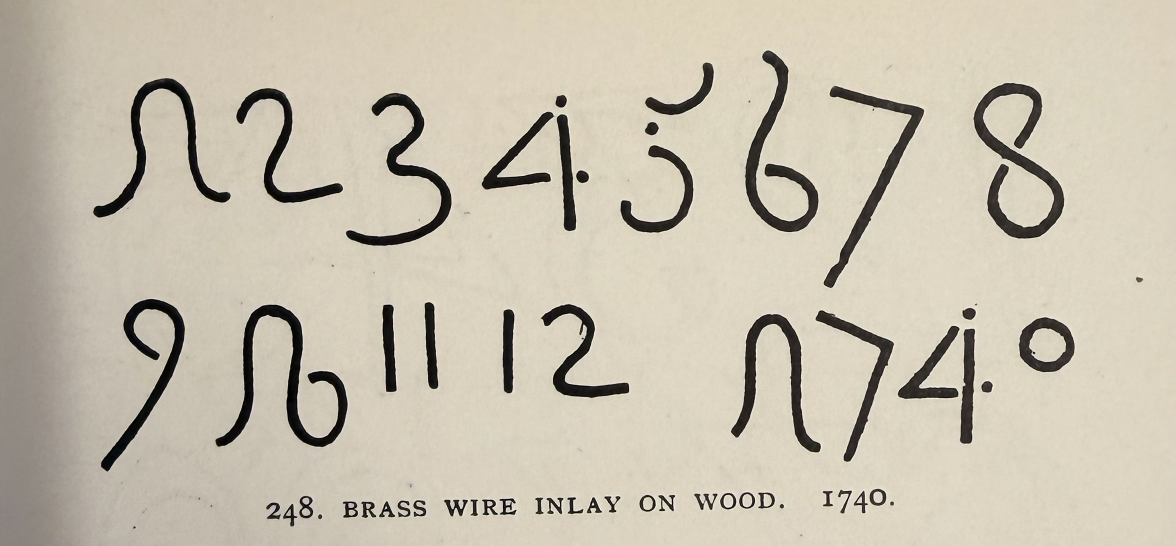
#> input picture Type/sample.jpeg, 2352 x 1092 px, found by its file name (shown at 1/2 size)
$ python extract.py
#> lines starting #> are read from the running program, lines starting #| are printed output that depends on the picture; after the words box and inside, x2 and y2 are one past the last pixel; in counts of white or black regions, pixels touching at a corner belong together
"""
Pull the wire off the plate.

Binarise, split into connected pieces, thin each piece to a one-pixel
centreline, then walk that centreline into ordered polylines — cutting at every
junction, so a glyph that crosses itself comes back as separate lengths of wire.

What falls out is the path the smith actually bent, at the size he actually bent
it, which is the only honest source for letters this plate never shows. The
letters are then assembled out of these pieces rather than redrawn in their
manner.

    python3 farm/type/extract.py   ->   src/type/plate.ts
"""
import json
import sys
import numpy as np
from PIL import Image
from scipy import ndimage

SRC = "Type/sample.jpeg"
OUT = "src/type/plate.ts"

# One em is one figure height. Row baselines are where the figures in that row
# sit; keeping them separate preserves the plate's own unevenness for free.
EM = 300.0
BASELINE = {0: 468.0, 1: 890.0}

# id -> (name, row). Read off the plate; see farm/type/_map.py to regenerate
# the labelled overlay if the source image is ever replaced.
PIECES = {
    3:  ("one.arch",      0),   # the 1 — an arch, legs and all
    6:  ("two",           0),
    7:  ("three",         0),
    11: ("four.bent",     0),   # diagonal + mitre + bar, one wire
    12: ("four.stem",     0),
    8:  ("four.rivet",    0),
    14: ("five.bowl",     0),
    2:  ("five.crook",    0),
    13: ("five.rivet",    0),
    1:  ("six",           0),   # long sweep into a circular bulb
    5:  ("seven",         0),   # bar + mitre + long diagonal
    4:  ("eight",         0),
    23: ("nine",          1),   # bulb + long straight tail
    28: ("ten",           1),   # an n and a b, joined
    29: ("bar.tall",      1),
    24: ("bar.tall.b",    1),
    31: ("bar.short",     1),
    27: ("two.alt",       1),
    33: ("one.arch.b",    1),
    32: ("seven.b",       1),
    35: ("four.bent.b",   1),
    36: ("four.stem.b",   1),
    34: ("ring",          1),   # the 0 — a true circle with a seam
}


# --------------------------------------------------------------------------
# thinning
# --------------------------------------------------------------------------

def thin(m):
    """Zhang-Suen. Erodes to a one-pixel spine without breaking connectivity."""
    m = m.astype(np.uint8).copy()
    while True:
        changed = False
        for step in (0, 1):
            p = np.pad(m, 1)
            P2 = p[:-2, 1:-1]; P3 = p[:-2, 2:]; P4 = p[1:-1, 2:]; P5 = p[2:, 2:]
            P6 = p[2:, 1:-1];  P7 = p[2:, :-2]; P8 = p[1:-1, :-2]; P9 = p[:-2, :-2]
            seq = [P2, P3, P4, P5, P6, P7, P8, P9, P2]
            B = sum(seq[:8])
            A = sum(((seq[i] == 0) & (seq[i + 1] == 1)).astype(np.uint8) for i in range(8))
            if step == 0:
                c = (P2 * P4 * P6 == 0) & (P4 * P6 * P8 == 0)
            else:
                c = (P2 * P4 * P8 == 0) & (P2 * P6 * P8 == 0)
            kill = (m == 1) & (B >= 2) & (B <= 6) & (A == 1) & c
            if kill.any():
                m[kill] = 0
                changed = True
        if not changed:
            return m.astype(bool)


NB = [(-1, -1), (-1, 0), (-1, 1), (0, -1), (0, 1), (1, -1), (1, 0), (1, 1)]
# the 8 neighbours in ring order, for the crossing number
RING = [(-1, 0), (-1, 1), (0, 1), (1, 1), (1, 0), (1, -1), (0, -1), (-1, -1)]


def crossings(pts, p):
    """
    How many separate arms leave this pixel.

    Counting neighbours directly does not work: a thinned diagonal is a
    staircase, and a pixel on one has an orthogonal neighbour AND a diagonal
    one on the same side, which reads as three arms and cuts a straight run
    into pieces. Counting 0->1 transitions around the ring instead groups
    touching neighbours into one arm, so a middle pixel scores 2 wherever it
    sits and only a genuine crossing scores more.
    """
    r = [(p[0] + dy, p[1] + dx) in pts for dy, dx in RING]
    return sum(1 for i in range(8) if not r[i] and r[(i + 1) % 8])


def walk(skel):
    """
    Split the spine into ordered polylines, cut at every crossing.

    A closed loop like the 0 has no ends and no crossings, so it is broken at
    an arbitrary pixel and comes back as one path that finishes where it began.
    """
    pts = {(int(y), int(x)) for y, x in zip(*np.nonzero(skel))}
    nodes = {p for p in pts if crossings(pts, p) != 2}
    paths, seen = [], set()

    def step_from(b):
        return [(b[0] + dy, b[1] + dx) for dy, dx in NB
                if (b[0] + dy, b[1] + dx) in pts
                and frozenset((b, (b[0] + dy, b[1] + dx))) not in seen]

    def run(a, b):
        path = [a, b]
        seen.add(frozenset((a, b)))
        while b not in nodes:
            nxt = step_from(b)
            if not nxt:
                break
            # prefer the orthogonal step so a staircase is walked in order
            nxt.sort(key=lambda q: abs(q[0] - b[0]) + abs(q[1] - b[1]))
            seen.add(frozenset((b, nxt[0])))
            path.append(nxt[0])
            b = nxt[0]
        return path

    for a in nodes:
        for dy, dx in NB:
            b = (a[0] + dy, a[1] + dx)
            if b in pts and frozenset((a, b)) not in seen:
                paths.append(run(a, b))

    # whatever is left has no ends and no crossings: a ring
    for a in sorted(pts):
        nxt = step_from(a)
        if nxt:
            paths.append(run(a, nxt[0]))
    return paths


def rejoin(paths, stroke):
    """
    Put the smith's strokes back together across the crossings.

    Cutting at every junction is right for finding pieces but wrong for
    describing them: where the 6's loop closes onto its own stem, or the 8
    crosses at the waist, one continuous bend comes back as four stubs. At each
    crossing the two ends that carry on in the same direction are the same
    piece of wire, so pair the incident ends by how nearly anti-parallel their
    tangents are, and splice. What is left is what was actually bent — which is
    then cut deliberately, by arc length, when the letters are assembled.
    """
    ends = []          # (cluster key, path index, which end)
    def tip(p, at_end):
        q = p[::-1] if at_end else p
        k = min(len(q) - 1, max(2, int(stroke)))
        return np.array(q[0], float), np.array(q[0], float) - np.array(q[k], float)

    for i, p in enumerate(paths):
        for e in (0, 1):
            ends.append([i, e, *tip(p, e == 1)])

    # cluster ends that sit on the same crossing
    groups = []
    used = [False] * len(ends)
    for i, a in enumerate(ends):
        if used[i]:
            continue
        g = [i]; used[i] = True
        for j in range(i + 1, len(ends)):
            if not used[j] and np.hypot(*(ends[j][2] - a[2])) <= stroke * 1.9:
                g.append(j); used[j] = True
        if len(g) > 1:
            groups.append(g)

    mate = {}
    for g in groups:
        free = list(g)
        while len(free) >= 2:
            best, score = None, 0.35     # must be a real carry-through, not a corner
            for x in range(len(free)):
                for y in range(x + 1, len(free)):
                    a, b = ends[free[x]], ends[free[y]]
                    if a[0] == b[0] and len(paths[a[0]]) < 6:
                        continue
                    da = a[3] / (np.linalg.norm(a[3]) or 1)
                    db = b[3] / (np.linalg.norm(b[3]) or 1)
                    v = -float(da @ db)
                    if v > score:
                        best, score = (x, y), v
            if not best:
                break
            x, y = best
            mate[(ends[free[x]][0], ends[free[x]][1])] = (ends[free[y]][0], ends[free[y]][1])
            mate[(ends[free[y]][0], ends[free[y]][1])] = (ends[free[x]][0], ends[free[x]][1])
            for k in sorted((x, y), reverse=True):
                free.pop(k)

    out, done = [], set()
    for i in range(len(paths)):
        if i in done:
            continue
        # walk back to an open end so the chain is traversed once, in order
        cur, side = i, 0
        guard = 0
        while (cur, side) in mate and mate[(cur, side)][0] not in done and guard < 64:
            nxt = mate[(cur, side)]
            if nxt[0] == i:
                break
            cur, side = nxt[0], 1 - nxt[1]
            guard += 1
        chain, at = [], (cur, side)
        guard = 0
        while at and at[0] not in done and guard < 64:
            j, e = at
            done.add(j)
            seg = paths[j][::-1] if e == 1 else paths[j]
            chain.extend(seg if not chain else seg[1:])
            at = mate.get((j, 1 - e))
            guard += 1
        out.append(chain)
    return out


def prune(paths, stroke):
    """Thinning grows whiskers at every cut end. Anything shorter than the wire
    is thick is a whisker, not a piece."""
    out = []
    for p in paths:
        L = sum(np.hypot(p[i][0] - p[i - 1][0], p[i][1] - p[i - 1][1]) for i in range(1, len(p)))
        if L >= stroke * 1.6:
            out.append(p)
    return out


def smooth(pts, passes=6):
    a = np.asarray(pts, dtype=float)
    closed = np.hypot(*(a[0] - a[-1])) < 2.5
    for _ in range(passes):
        b = a.copy()
        b[1:-1] = (a[:-2] + 2 * a[1:-1] + a[2:]) / 4
        if closed:
            b[0] = b[-1] = (a[-2] + 2 * a[0] + a[1]) / 4
        a = b
    return a


def resample(a, step):
    d = np.r_[0, np.cumsum(np.hypot(*np.diff(a, axis=0).T))]
    if d[-1] < step:
        return a
    t = np.arange(0, d[-1], step)
    t = np.r_[t, d[-1]]
    return np.c_[np.interp(t, d, a[:, 0]), np.interp(t, d, a[:, 1])]


# --------------------------------------------------------------------------

im = np.asarray(Image.open(SRC).convert("L"), dtype=np.uint8)
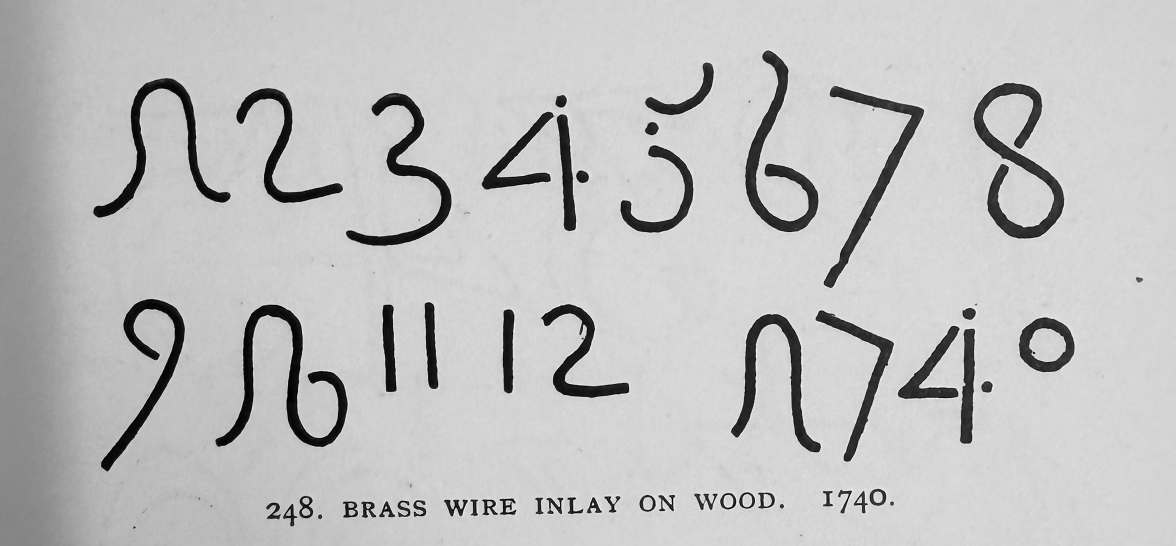
#> im: shape (1092, 2352) (shown at 1/2 size); min 0, max 254, mean 191.9
ink = im < 140
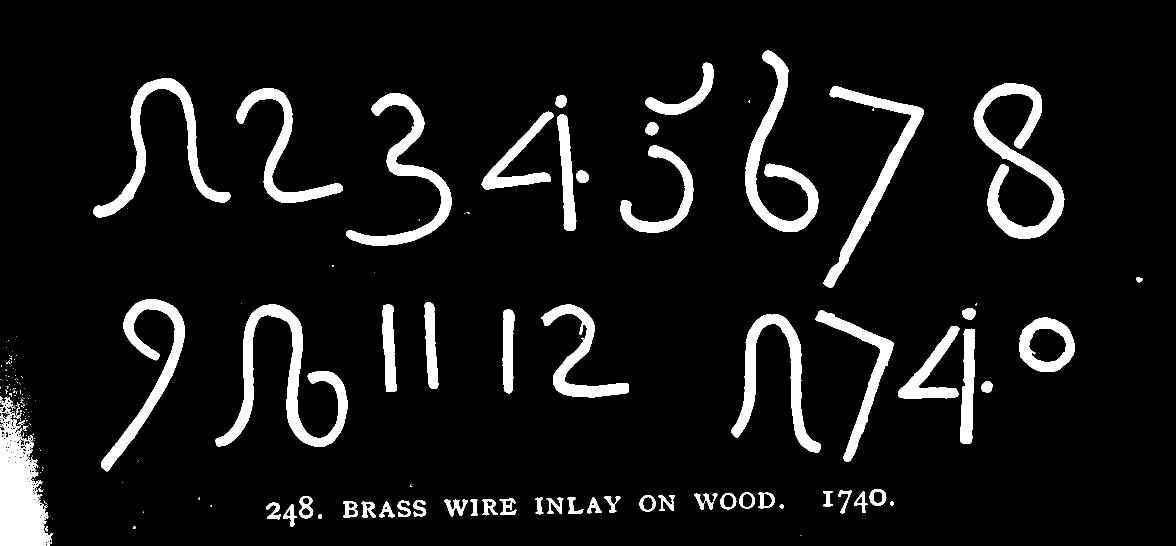
#> ink: shape (1092, 2352) bool (shown at 1/2 size); 8.2% white; 236 white regions (163 under 20 px), largest, box (x1, y1, x2, y2) and area: (0, 830, 106, 1092) 16876, (431, 609, 695, 894) 16695, (1947, 166, 2129, 477) 16272
ink[930:, :] = False
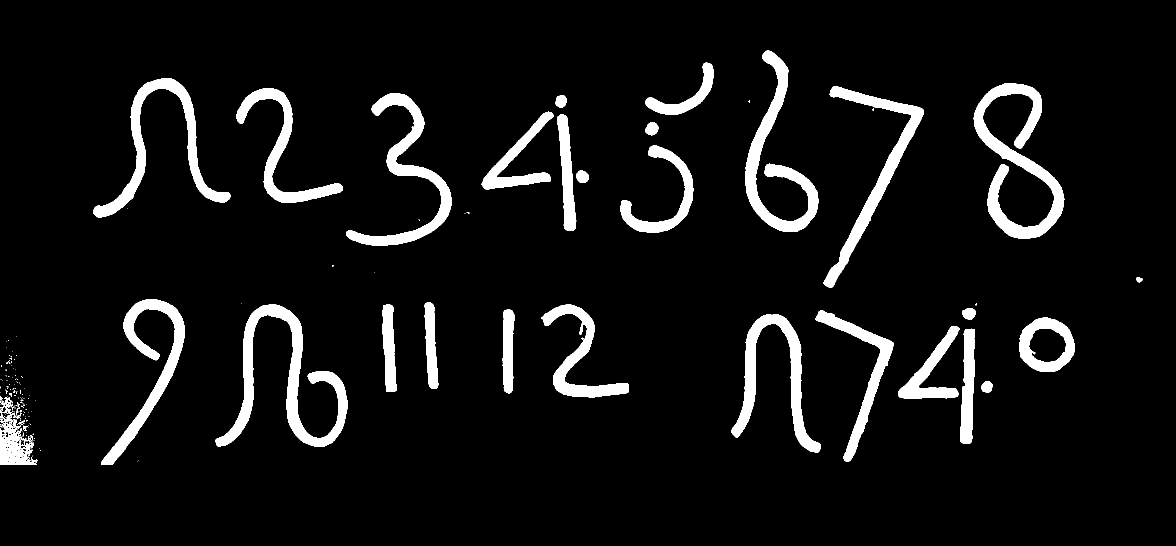
#> ink: shape (1092, 2352) bool (shown at 1/2 size); 7.2% white; 172 white regions (132 under 20 px), largest, box (x1, y1, x2, y2) and area: (431, 609, 695, 894) 16695, (1947, 166, 2129, 477) 16272, (1490, 101, 1637, 464) 13181
lab, n = ndimage.label(ink, structure=np.ones((3, 3), np.uint8))
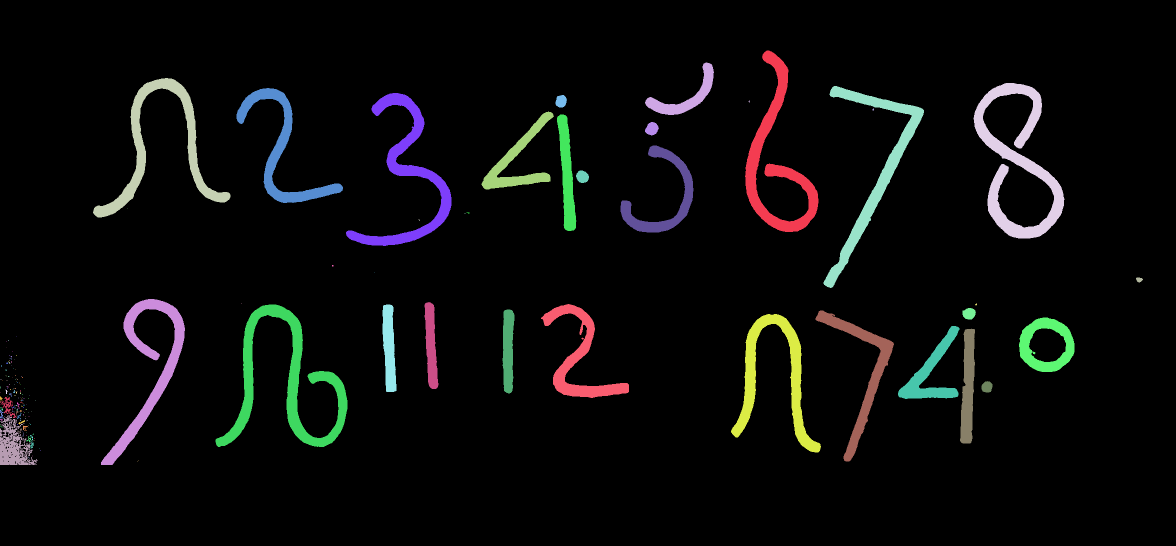
#> lab: shape (1092, 2352) int32 (shown at 1/2 size); 173 distinct labels, from 0 to 172; one colour per label, 0 black
#> n = 172
objs = ndimage.find_objects(lab)
#> objs = 172 items

out = {}
gauges = []
for pid, (name, row) in PIECES.items():
    sl = objs[pid - 1]
    m = (lab[sl] == pid)
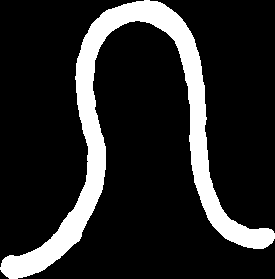
#> m: shape (279, 275) bool; 15.8% white; 1 white region, box (x1, y1, x2, y2) and area: (0, 0, 275, 279) 12122
    area = m.sum()
#> area = 12122
#> after the loop in thin, `while True:`:
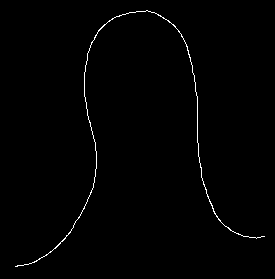
#> m: shape (279, 275); values 0 (black) and 1 (white), 0.83% white in thin lines or dots, all inside (x1, y1, x2, y2) = (15, 10, 265, 267)
    sk = thin(m)
    length = sk.sum()
#> length = 639
    stroke = area / max(1.0, length)          # wire gauge in pixels
#> stroke = 18.97
    gauges.append(stroke)
    paths = rejoin(prune(walk(sk), stroke * 0.9), stroke)
#> in walk, `pts = {(int(y), int(x)) for y, x in zip(*np.nonzero(skel))}`: pts = 639 items
#> in walk, `nodes = {p for p in pts if crossings(pts, p) != 2}`: nodes = 2 items
#> the loop in walk, `for a in nodes:` made 2 passes
#> the loop in walk, `for a in sorted(pts):` made 639 passes
#> a on passes 1 to 3: (10, 146), (10, 147), (11, 136)
#> after the loop in walk, `for a in sorted(pts):`: paths = 86 items
#> in prune, `out = []`: out = []
#> the loop in prune, `for p in paths:` made 86 passes
#> (p, L) on passes 3 to 14: ([(14, 157), (15, 158)], 1.41), ([(14, 158), (15, 159), (16, 160)], 2.83), ([(15, 119), (16, 118)], 1.41), ([(15, 120), (16, 119)], 1.41), ([(17, 162), (18, 163)], 1.41), ([(17, 163), (18, 164)], 1.41), ([(18, 112), (19, 111)], 1.41), ([(18, 113), (19, 112)], 1.41), ([(20, 109), (21, 108)], 1.41), ([(20, 110), (21, 109)], 1.41), ([(20, 167), (21, 168), (22, 169)], 2.83), ([(20, 168), (21, 169), (22, 170)], 2.83)
#> L on passes 1, 2, 15, 16: 389.5, 300.1, 8.49, 9.9
#> after the loop in prune, `for p in paths:`: out = 2 items
#> in rejoin, `ends = []`: ends = []
#> the loop in rejoin, `for i, p in enumerate(paths):` made 2 passes
#> after the loop in rejoin, `for i, p in enumerate(paths):`: ends = [[0, 0, [266, 15], [4, -17]], [0, 1, [15, 160], [5, 14]], [1, 0, [236, 264], [0, 18]], [1, 1, [16, 161], [-10, -13]]]
#> in rejoin, `groups = []`: groups = []
#> in rejoin, `used = [False] * len(ends)`: used = [False, False, False, False]
#> the loop in rejoin, `for i, a in enumerate(ends):` made 4 passes
#> a on passes 1 to 3: [0, 0, [266, 15], [4, -17]], [0, 1, [15, 160], [5, 14]], [1, 0, [236, 264], [0, 18]]
#> a on pass 4: [1, 1, [16, 161], [-10, -13]]
#> after the loop in rejoin, `for i, a in enumerate(ends):`: groups = [[1, 3]]; used = [True, True, True, True]
#> the loop in rejoin, `for g in groups:` made 1 pass
#> after the loop in rejoin, `for g in groups:`: mate = {(0, 1): (1, 1), (1, 1): (0, 1)}
#> the loop in rejoin, `for i in range(len(paths)):` made 2 passes
#> after the loop in rejoin, `for i in range(len(paths)):`: done = 2 items; out = 1 item
#> paths = 1 item
    if not paths:
        print(f"  ! {name}: nothing traced", file=sys.stderr)
        continue
    y0, x0 = sl[0].start, sl[1].start
#> y0 = 156; x0 = 186
    base = BASELINE[row]
    strands = []
    for p in paths:
        a = resample(smooth(p), max(1.5, stroke * 0.45))
        # pixel (row, col) -> em (x right, y up from the row's baseline)
        xs = (a[:, 1] + x0) / EM
        ys = (base - (a[:, 0] + y0)) / EM
        strands.append([[round(float(x), 4), round(float(y), 4)] for x, y in zip(xs, ys)])
#> this loop made 1 pass
#> after the loop, strands = 1 item
    strands.sort(key=lambda s: -len(s))
    out[name] = strands
    print(f"  {name:<14} {len(paths)} strand(s), gauge {stroke:.1f}px", file=sys.stderr)

gauge_em = float(np.median(gauges)) / EM
#> gauge_em = 0.0695
print(f"\nmedian gauge {np.median(gauges):.1f}px = {gauge_em:.4f} em", file=sys.stderr)

body = ",\n".join(
    f"  {json.dumps(k)}: [\n" +
    ",\n".join("    " + json.dumps(s) for s in v) +
    "\n  ]"
    for k, v in out.items()
)
with open(OUT, "w") as f:
    f.write(
        "// GENERATED by farm/type/extract.py — do not edit by hand.\n"
        "//\n"
        "// Centrelines traced off the 1740 plate. Each entry is one piece of wire as\n"
        "// the smith left it, cut at every junction, in em units: x runs right, y runs\n"
        "// up from that row's baseline, and one em is one figure height. Sizes are NOT\n"
        "// normalised — the 6 really is taller than the 4, and keeping that is the\n"
        "// whole point.\n\n"
        f"/** Wire gauge measured off the plate, in em. */\nexport const PLATE_GAUGE = {gauge_em:.4f};\n\n"
        "export type Trace = [number, number][];\n\n"
        "export const PLATE: Record<string, Trace[]> = {\n" + body + ",\n};\n"
    )
print(f"\n{OUT}", file=sys.stderr)
